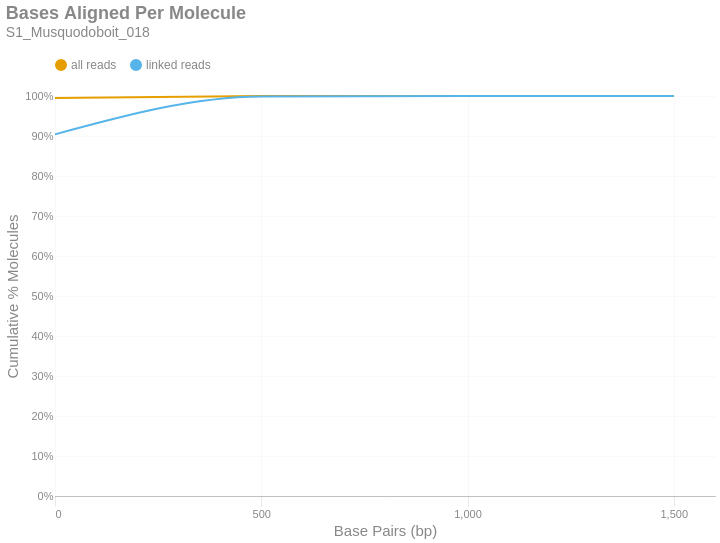

The code cell stored with this chart in its notebook:
### Markdown cell above
### Bases Aligned Per Molecule
This is a cumulative frequency distribution showing the number of base pairs aligned per unique molecule. These data are shown in 500 bp bins. There are two distributions: one with `all reads` (yellow) and another with only `linked reads` (blue). The percent of molecules in the `linked reads` distribution is relative to the total number of linked molecules.

### Code cell
if SKIPLR:
    print_html(f"Skipped")
else:
    binned_df = consolidated_hist(valids['aligned_bp'], mask, 500, True)
    with SafeRender(binned_df):
        (
            density_plot(binned_df, 'Bases Aligned Per Molecule', samplename, 'basesper')
            .encode(
                x=alt.X('bin:Q', title="Base Pairs (bp)").axis(tickMinStep=500).scale(padding=0),
                y=alt.Y('value:Q', title='Cumulative % Molecules')
                    .axis(format='%')
                    .scale(domain = [0,1])
                    .stack(False),
                color=alt.Color("key:N").scale(domain = ["all reads", "linked reads"]),
                tooltip = [
                    alt.Tooltip("key:N", title = "Data Type"),
                    alt.Tooltip("range_label:N", title="Bases Aligned Per Molecule"),
                    alt.Tooltip("value:Q", format = ".2%", title="% Molecules (Cum.)")
                ]
            )
        ).display()

### Figure 1 — Vega-Lite specification as saved in the notebook (floating-point values rounded to 4 significant figures)
{"width": "container", "height": 400, "config": {"title": {"anchor": "start", "dy": -15, "fontSize": 18, "color": "#888888", "subtitleColor": "#888888", "subtitleFontSize": 14}, "arc": {"fill": "#0072B2"}, "axis": {"domainColor": "#888888", "domainWidth": 0.5, "gridWidth": 0.2, "grid": false, "titleFontWeight": 400, "titleFontSize": 15, "labelFontSize": 11, "labelColor": "#888888", "tickColor": "#888888", "tickWidth": 0.2, "titleColor": "#888888"}, "axisBand": {"grid": false}, "axisX": {"grid": true, "tickSize": 10, "domainCap": "round"}, "axisY": {"domain": false, "grid": true, "tickSize": 0, "domainCap": "round"}, "background": "transparent", "header": {"labelFontSize": 15, "labelColor": "#888888", "titleFontSize": 15, "titleFontWeight": 600, "titleColor": "#888888"}, "legend": {"labelFont": "sans-serif", "labelFontSize": 12, "labelColor": "#888888", "symbolSize": 100, "symbolType": "circle", "titleFontSize": 12, "titlePadding": 10, "titleColor": "#888888", "title": null, "orient": "top"}, "range": {"category": ["#E69F00", "#56B4E9", "#009E73", "#F0E442", "#0072B2", "#D55E00", "#CC79A7", "#000000"], "diverging": ["#cfe8f3", "#a2d4ec", "#73bfe2", "#46abdb", "#1696d2", "#12719e"]}, "area": {"fill": "#0072B2", "fillOpacity": 0.7, "line": true, "strokeOpacity": 0.7}, "line": {"color": "#0072B2", "stroke": "#0072B2", "strokeWidth": 2}, "trail": {"color": "#0072B2", "stroke": "#0072B2", "strokeWidth": 0, "size": 1}, "point": {"filled": true, "fillOpacity": 1.0, "size": 95}, "text": {"color": "#888888", "fontSize": 11, "align": "right", "fontWeight": 400, "size": 11}, "bar": {"fill": "#0072B2", "stroke": null}, "view": {"stroke": null, "continuousWidth": 660, "continuousHeight": 400}}, "data": {"name": "data-151f039d71f71d7e91564b948a30d413"}, "mark": {"type": "line", "interpolate": "monotone", "point": {"opacity": 0, "size": 275}}, "encoding": {"color": {"field": "key", "scale": {"domain": ["all reads", "linked reads"]}, "type": "nominal"}, "tooltip": [{"field": "key", "title": "Data Type", "type": "nominal"}, {"field": "range_label", "title": "Bases Aligned Per Molecule", "type": "nominal"}, {"field": "value", "format": ".2%", "title": "% Molecules (Cum.)", "type": "quantitative"}], "x": {"axis": {"tickMinStep": 500}, "field": "bin", "scale": {"padding": 0}, "title": "Base Pairs (bp)", "type": "quantitative"}, "y": {"axis": {"format": "%"}, "field": "value", "scale": {"domain": [0, 1]}, "stack": false, "title": "Cumulative % Molecules", "type": "quantitative"}}, "params": [{"name": "param_c36ac31b6afebe62", "select": {"type": "point", "fields": ["key"]}, "bind": "legend"}], "title": {"text": "Bases Aligned Per Molecule", "subtitle": "S1_Musquodoboit_018"}, "transform": [{"fold": ["all reads (cumsum)", "linked reads (cumsum)"]}, {"calculate": "replace(datum.key, ' (cumsum)', '')", "as": "key"}, {"filter": {"param": "param_c36ac31b6afebe62"}}], "usermeta": {"embedOptions": {"downloadFileName": "S1_Musquodoboit_018.basesper"}}, "$schema": "https://vega.github.io/schema/vega-lite/v6.1.0.json", "datasets": {"data-151f039d71f71d7e91564b948a30d413": [{"bin": "0.0", "interval": "0.0-500.0", "all reads": 0.9952, "linked reads": 0.9041, "all reads (cumsum)": 0.9952, "linked reads (cumsum)": 0.9041, "range_label": "0-499"}, {"bin": "500.0", "interval": "500.0-1000.0", "all reads": 0.004663, "linked reads": 0.09452, "all reads (cumsum)": 0.9999, "linked reads (cumsum)": 0.9986, "range_label": "500-999"}, {"bin": "1000.0", "interval": "1000.0-1500.0", "all reads": 0.0001025, "linked reads": 0.00131, "all reads (cumsum)": 1.0, "linked reads (cumsum)": 1.0, "range_label": "1000-1499"}, {"bin": "1500.0", "interval": "1500.0-2000.0", "all reads": 2.795e-06, "linked reads": 4.294e-05, "all reads (cumsum)": 1.0, "linked reads (cumsum)": 1.0, "range_label": "1500-1999"}]}}
